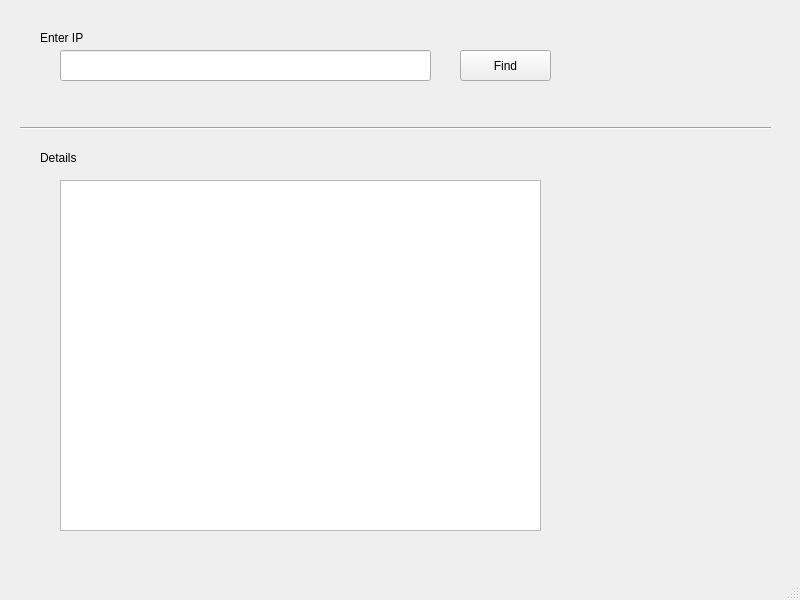
<?xml version="1.0" encoding="UTF-8"?>
<ui version="4.0">
 <class>MainWindow</class>
 <widget class="QMainWindow" name="MainWindow">
  <property name="geometry">
   <rect>
    <x>0</x>
    <y>0</y>
    <width>800</width>
    <height>600</height>
   </rect>
  </property>
  <property name="windowTitle">
   <string>MainWindow</string>
  </property>
  <widget class="QWidget" name="centralwidget">
   <widget class="QLabel" name="label">
    <property name="geometry">
     <rect>
      <x>40</x>
      <y>30</y>
      <width>55</width>
      <height>16</height>
     </rect>
    </property>
    <property name="text">
     <string>Enter IP</string>
    </property>
   </widget>
   <widget class="QLineEdit" name="inputArea">
    <property name="geometry">
     <rect>
      <x>60</x>
      <y>50</y>
      <width>371</width>
      <height>31</height>
     </rect>
    </property>
   </widget>
   <widget class="QPushButton" name="FindBTN">
    <property name="geometry">
     <rect>
      <x>460</x>
      <y>50</y>
      <width>91</width>
      <height>31</height>
     </rect>
    </property>
    <property name="text">
     <string>Find</string>
    </property>
   </widget>
   <widget class="Line" name="line">
    <property name="geometry">
     <rect>
      <x>20</x>
      <y>120</y>
      <width>751</width>
      <height>16</height>
     </rect>
    </property>
    <property name="orientation">
     <enum>Qt::Horizontal</enum>
    </property>
   </widget>
   <widget class="QLabel" name="label_2">
    <property name="geometry">
     <rect>
      <x>40</x>
      <y>150</y>
      <width>55</width>
      <height>16</height>
     </rect>
    </property>
    <property name="text">
     <string>Details</string>
    </property>
   </widget>
   <widget class="QTextBrowser" name="ResultArea">
    <property name="geometry">
     <rect>
      <x>60</x>
      <y>180</y>
      <width>481</width>
      <height>351</height>
     </rect>
    </property>
   </widget>
  </widget>
  <widget class="QStatusBar" name="statusbar"/>
 </widget>
 <resources/>
 <connections/>
</ui>
